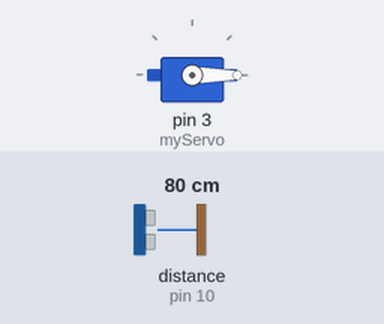
A sketch run on a simulated Arduino Uno, built with avr-gcc and run on an emulated ATmega328P. On the bench: servo. Wiring (inferred from the names in the program): ultrasonic range finder: trigger pin 11; echo pin 10. The inputs (shaded band) are chosen by the test bench; at power-on: distance to the obstacle (sensor on pin 10) 80 cm. The echo pulse lasts 58.3 µs per cm.

Above: at 1.2 s.
1.3 s: distance to the obstacle (sensor on pin 10) set to 33 cm
2.8 s: distance to the obstacle (sensor on pin 10) set to 28 cm
At 4.0 s:
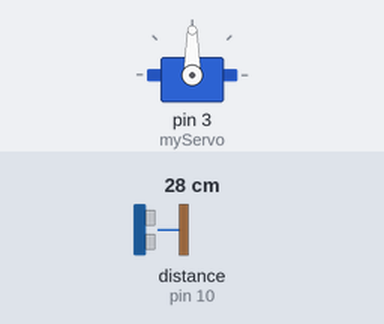
4.3 s: distance to the obstacle (sensor on pin 10) set to 35 cm
At 5.7 s:
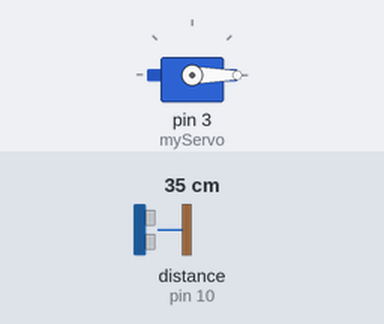
6.3 s: distance to the obstacle (sensor on pin 10) set to 2 cm
At 7.7 s:
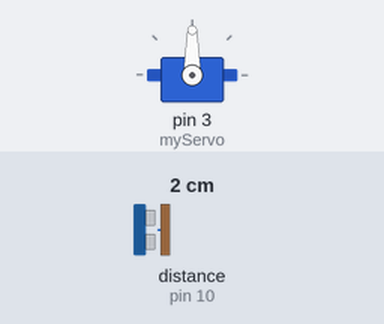
Timing chart, 0 to 8.8 s (numbered marks = the images above; inputs shaded):
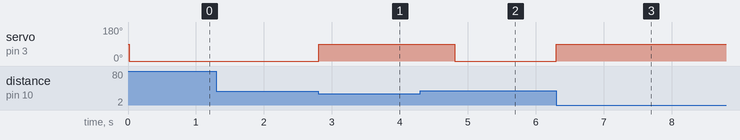

The sketch:

Code_Smart_Dustbin.ino
```cpp
#include<Servo.h>

Servo myServo;
int echo = 10, trig = 11;

void setup()
{
  Serial.begin(9600);
  myServo.attach(3);
  pinMode(echo,INPUT);
  pinMode(trig,OUTPUT);
}

void loop()
{
  if(distance_Function(echo,trig)<30){
    myServo.write(90);
    delay(2000);
  }
  if(distance_Function(echo,trig)>30 && distance_Function(echo,trig)<200){
    myServo.write(0);
  }
}

int distance_Function(int echo, int trig){

  digitalWrite(trig,LOW);
  delayMicroseconds(2);
  digitalWrite(trig,HIGH);
  delayMicroseconds(10);
  digitalWrite(trig,LOW);

  int duration = pulseIn(echo,HIGH);

  int distance = (0.034*duration)/2;
  return distance;
}
```

Measured:
- the behaviour switches between 31 and 30 cm on distance to the obstacle (sensor on pin 10) (found by bisection; images 0 and 1)
- after the input at 1.3 s, every drawn part: stays the same
- after the input at 2.8 s, servo on pin 3 (myServo): 0° → 90° at once
- after the input at 4.3 s, servo on pin 3 (myServo): 90° → 0° after 0.51 s
- after the input at 6.3 s, servo on pin 3 (myServo): 0° → 90° at once
